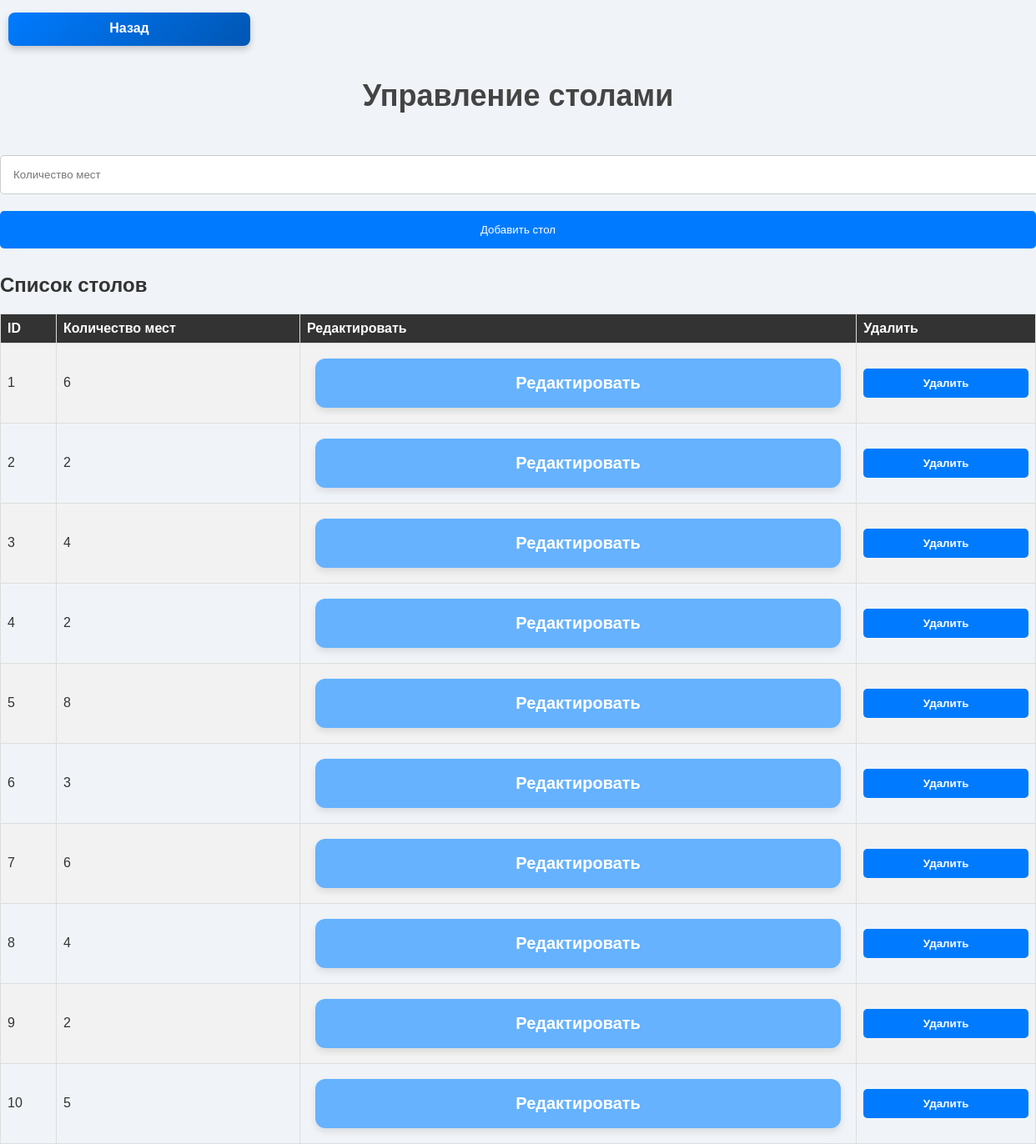
Screenshot of /php/tables.php with the database file from the repository.
### tables this page shows
CREATE TABLE `Tables` (
  `ID` int(10) NOT NULL,
  `NumberOfSeats` int(10) NOT NULL
);

### php/tables.php (the view, shortened to what this page needs)
<?php
include 'db_connect.php';
$conn->set_charset("utf8mb4");
$sql = "SELECT * FROM Tables";
$result = $conn->query($sql);
?>
<!DOCTYPE html>
<html>
<head>
    <link rel="stylesheet" type="text/css" href="../css/styles.css">
</head>
<body>
<div class="back-button-container">
    <a href="index.php" class="back-button">Назад</a>
</div>
<h1>Управление столами</h1>
<form method="POST">
    <input type="number" name="numberOfSeats" placeholder="Количество мест" required>
    <button type="submit" name="add_tables">Добавить стол</button>
</form>
<h2>Список столов</h2>
<table>
    <tr>
        <th>ID</th>
        <th>Количество мест</th>
        <th>Редактировать</th>
        <th>Удалить</th>
    </tr>
    <?php while ($row = $result->fetch_assoc()): ?>
    <tr>
        <td><?php echo $row['ID']; ?></td>
        <td><?php echo htmlspecialchars($row['NumberOfSeats'], ENT_QUOTES, 'UTF-8'); ?></td>
        <td>
            <a href="edit_tables.php?id=<?php echo $row['ID']; ?>" class="edit-button">Редактировать</a>
        </td>
        <td>
        <form method="POST" action="<?php echo htmlspecialchars($_SERVER['PHP_SELF']); ?>">
                <button type="submit" name="delete_tables" class="delete-button" onclick="return confirm('Вы уверены, что хотите удалить этот стол?');">Удалить</button>
            </form>
        </td>
    </tr>
    <?php endwhile; ?>
</table>
</body>
</html>

### css/styles.css (style rules this page uses)
body { font-family: Arial, sans-serif; margin: 20px; }
h1, h2 { color: #333; }
table { width: 100%; border-collapse: collapse; margin-top: 20px; }
table, th, td { border: 1px solid #ddd; }
th, td { padding: 10px; text-align: left; }
th { background-color: #f4f4f4; }
input, textarea, button { width: 100%; padding: 15px; margin: 10px 0; border: 1px solid #ccc; border-radius: 5px; }
button { background-color: #007bff; color: #fff; border: none; cursor: pointer; font-family: 'Arial', sans-serif; }
.back-button-container { width: 100%; display: flex; justify-content: flex-start; padding: 5px 0; }
body { font-family: 'Arial', sans-serif; background: #f0f4f8; margin: 0; padding: 0; color: #333; }
h1 { text-align: center; color: #444; font-size: 36px; margin-bottom: 40px; font-weight: 600; }
a { display: block; background: #66b2ff; color: white; padding: 18px 30px; text-decoration: none; border-radius: 12px; text-align: center; font-size: 20px; font-weight: 600; box-shadow: 0 4px 8px rgba(0, 0, 0, 0.1); transition: all 0.3s ease; min-width: 250px; margin: 10px; }
.back-button { width: 30px; height: 20px; padding: 10px 20px; font-size: 16px; font-weight: bold; color: white; background: linear-gradient(135deg, #007bff, #0056b3); border-radius: 8px; text-decoration: none; text-align: center; transition: background 0.3s, transform 0.2s; box-shadow: 0 4px 8px rgba(0, 0, 0, 0.2); }
.delete-button { background-color: #007bff; color: white; border: none; padding: 10px 20px; cursor: pointer; border-radius: 5px; font-weight: bold; }
table { width: 100%; border-collapse: collapse; margin-top: 10px; font-family: Arial, sans-serif; }
th, td { border: 1px solid #ddd; padding: 8px; text-align: left; }
th { background-color: #333; color: white; }
tr:nth-child(even) { background-color: #f2f2f2; }

### rows the page displays
tables: ID "1", NumberOfSeats "6"
tables: ID "2", NumberOfSeats "2"
tables: ID "3", NumberOfSeats "4"
tables: ID "4", NumberOfSeats "2"
tables: ID "5", NumberOfSeats "8"
tables: ID "6", NumberOfSeats "3"
tables: ID "7", NumberOfSeats "6"
tables: ID "8", NumberOfSeats "4"
tables: ID "9", NumberOfSeats "2"
tables: ID "10", NumberOfSeats "5"
